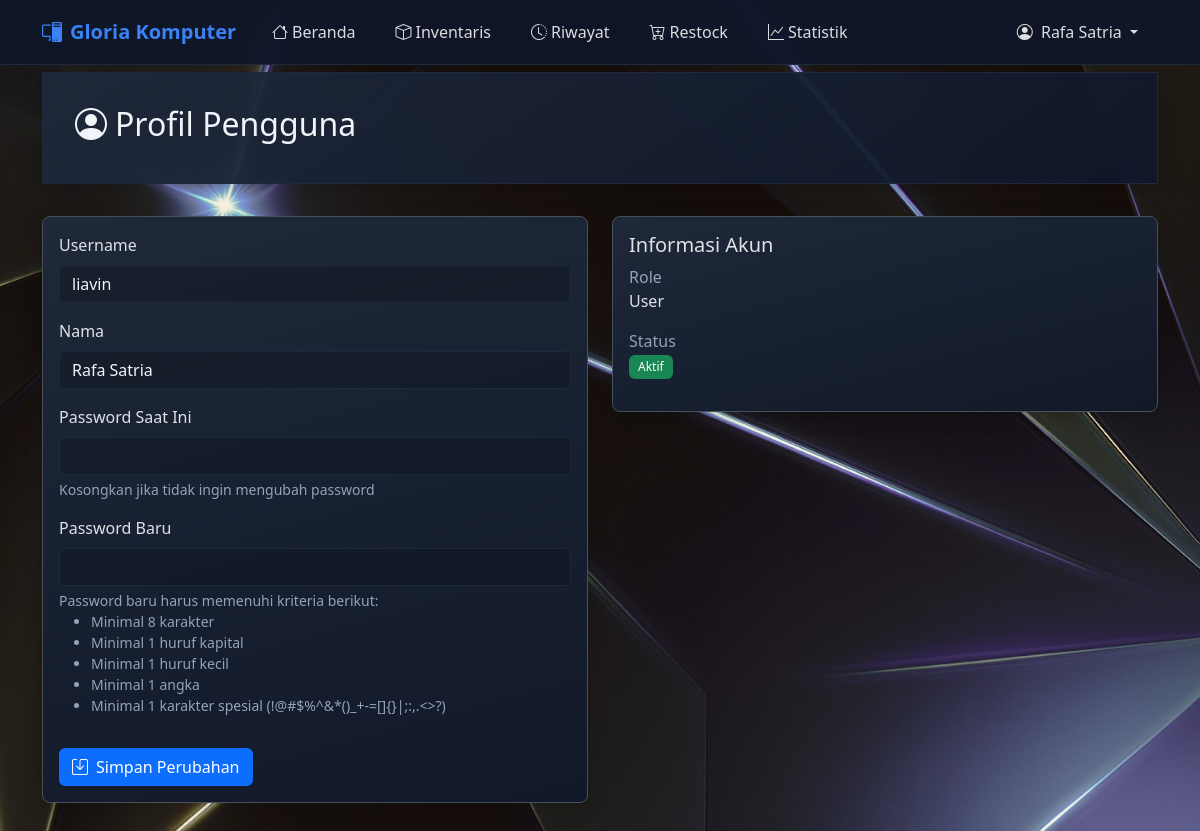
The app's page /profile (signed in) with its own data.
### app/src/models/user.py (models this page shows, shortened)
class User(UserMixin, db.Model):
    id = db.Column(db.Integer, primary_key=True)
    username = db.Column(db.String(80), unique=True, nullable=False)
    name = db.Column(db.String(100))
    password_hash = db.Column(db.String(200))
    role = db.Column(db.String(20), default='user')  # admin or user
    is_active = db.Column(db.Boolean, default=True)

### app/src/routes/auth.py (the view, shortened to what this page needs)
@auth.route('/profile', methods=['GET', 'POST'])
@login_required
def profile():
    return render_template('auth/profile.html')

### app/src/templates/auth/profile.html (shortened to what this page needs)
{% extends "base.html" %}
{% block content %}
<div class="section-header mb-4 fade-in">
    <div class="d-flex justify-content-between align-items-center">
        <h2><i class="bi bi-person-circle me-2"></i>Profil Pengguna</h2>
    </div>
</div>
<div class="row">
    <div class="col-md-6">
        <div class="card bg-dark border hover-shadow fade-in">
            <div class="card-body">
                <form method="POST" class="needs-validation" novalidate>
                    <div class="mb-3">
                        <label for="username" class="form-label">Username</label>
                        <input type="text" class="form-control" value="{{ current_user.username }}" readonly>
                    </div>
                    <div class="mb-3">
                        <label for="name" class="form-label">Nama</label>
                        <input type="text" class="form-control" id="name" name="name"
                               value="{{ current_user.name or '' }}" required>
                    </div>
                    <div class="mb-3">
                        <label for="current_password" class="form-label">Password Saat Ini</label>
                        <input type="password" class="form-control" id="current_password" name="current_password">
                        <div class="form-text text-muted">
                            Kosongkan jika tidak ingin mengubah password
                        </div>
                    </div>
                      <div class="mb-4">
                        <label for="new_password" class="form-label">Password Baru</label>
                        <input type="password" class="form-control" id="new_password" name="new_password"
                               pattern="^(?=.*[a-z])(?=.*[A-Z])(?=.*\d)(?=.*[!@#$%^&*()_+\-=\[\]{};:,.<>?]).{8,}$">
                        <div class="form-text text-muted small">
                            Password baru harus memenuhi kriteria berikut:
                            <ul class="mb-0">
                                <li>Minimal 8 karakter</li>
                                <li>Minimal 1 huruf kapital</li>
                                <li>Minimal 1 huruf kecil</li>
                                <li>Minimal 1 angka</li>
                                <li>Minimal 1 karakter spesial (!@#$%^&*()_+-=[]{}|;:,.<>?)</li>
                            </ul>
                        </div>
                    </div>
                    <button type="submit" class="btn btn-primary">
                        <i class="bi bi-save me-2"></i>Simpan Perubahan
                    </button>
                </form>
            </div>
        </div>
    </div>
    <div class="col-md-6">
        <div class="card bg-dark border hover-shadow fade-in">
            <div class="card-body">
                <h5 class="card-title">Informasi Akun</h5>
                <div class="mb-3">
                    <label class="text-muted">Role</label>
                    <p>{{ current_user.role|title }}</p>
                </div>
                <div class="mb-3">
                    <label class="text-muted">Status</label>
                    <p>
                        {% if current_user.is_active %}
                        <span class="badge bg-success">Aktif</span>
                        {% else %}
                        <span class="badge bg-danger">Non-aktif</span>
                        {% endif %}
                    </p>
                </div>
            </div>
        </div>
    </div>
</div>
{% endblock %}

### app/src/templates/base.html (shortened to what this page needs)
<!DOCTYPE html>
<html lang="id" data-bs-theme="dark">
<head>
    <link href="https://cdn.jsdelivr.net/npm/bootstrap@5.3.2/dist/css/bootstrap.min.css" rel="stylesheet">
    <link href="https://cdn.jsdelivr.net/npm/bootstrap-icons@1.11.3/font/bootstrap-icons.css" rel="stylesheet">
    <link href="https://cdn.datatables.net/1.13.7/css/dataTables.bootstrap5.min.css" rel="stylesheet">
    <link href="https://cdn.datatables.net/buttons/2.4.2/css/buttons.bootstrap5.min.css" rel="stylesheet">
    <link rel="stylesheet" href="{{ url_for('static', filename='css/style.css') }}">
</head>
<body class="bg-body">
    <nav class="navbar navbar-expand-lg bg-dark navbar-dark fixed-top">
        <div class="container">
            <a class="navbar-brand" href="{{ url_for('main.index') }}">
                <i class="bi bi-pc-display me-2"></i>Gloria Komputer
            </a>
            <div class="collapse navbar-collapse" id="navbarNav">
                <ul class="navbar-nav me-auto">
                    {% if current_user.is_authenticated %}
                    <li class="nav-item">
                        <a class="nav-link {{ 'active' if request.endpoint and request.endpoint == 'main.index' }}"
                           href="{{ url_for('main.index') }}">
                            <i class="bi bi-house me-1"></i>Beranda
                        </a>
                    </li>
                    <li class="nav-item">                        <a class="nav-link {{ 'active' if request.endpoint and request.endpoint == 'main.inventory' }}"
                           href="{{ url_for('main.inventory') }}">
                            <i class="bi bi-box me-1"></i>Inventaris
                        </a>
                    </li>
                    <li class="nav-item">
                        <a class="nav-link {{ 'active' if request.endpoint and request.endpoint.startswith('history.') }}"
                           href="{{ url_for('history.history_list') }}">
                            <i class="bi bi-clock-history me-1"></i>Riwayat
                        </a>
                    </li>
                    <li class="nav-item">
                        <a class="nav-link {{ 'active' if request.endpoint and request.endpoint.startswith('restock.') }}"
                           href="{{ url_for('restock.restock_list') }}">
                            <i class="bi bi-cart-plus me-1"></i>Restock
                        </a>
                    </li>
                    <li class="nav-item">
                        <a class="nav-link {{ 'active' if request.endpoint and request.endpoint.startswith('statistics.') }}"
                           href="{{ url_for('statistics.index') }}">
                            <i class="bi bi-graph-up me-1"></i>Statistik
                        </a>
                    </li>
                    {% endif %}
                </ul>
                <ul class="navbar-nav">
                    {% if current_user.is_authenticated %}
                    <li class="nav-item dropdown">
                        <a class="nav-link dropdown-toggle" href="#" role="button" data-bs-toggle="dropdown">
                            <i class="bi bi-person-circle me-1"></i>
                            {{ current_user.name or current_user.username }}
                        </a>
                    </li>
                    {% else %}
                    <li class="nav-item">
                        <a class="nav-link" href="{{ url_for('auth.login') }}">
                            <i class="bi bi-box-arrow-in-right me-1"></i>Login
                        </a>
                    </li>
                    {% endif %}
                </ul>
            </div>
        </div>
    </nav>
    <main class="container mt-5 pt-4">
        {% block content %}{% endblock %}
    </main>
</body>
</html>

### app/src/static/css/style.css (style rules this page uses)
:root { --primary-color: #3b82f6; --primary-hover: #2563eb; --text-color: #f1f5f9; --text-muted: #94a3b8; --light-bg: #0f172a; --dark-bg: #020617; --border-color: #1e293b; --container-bg: rgba(15, 23, 42, 0.95); --navbar-bg: rgba(15, 23, 42, 0.95); --metallic-bg: linear-gradient(165deg, rgba(30, 41, 59, 0.9) 0%, rgba(15, 23, 42, 0.9) 100%); --metallic-card: linear-gradient(145deg, rgba(30, 41, 59, 0.95) 0%, rgba(15, 23, 42, 0.95) 100%); --card-shadow: 0 4px 20px rgba(0, 0, 0, 0.2); --hover-shadow: 0 8px 30px rgba(0, 0, 0, 0.3); }
body { background-image: url('../image/bg.jpg'); background-size: cover; background-position: center; background-attachment: fixed; background-repeat: no-repeat; color: var(--text-color); min-height: 100vh; }
.navbar { background: rgba(15, 23, 42, 0.95) !important; backdrop-filter: blur(10px); border-bottom: 1px solid var(--border-color); margin-bottom: 1rem; }
.navbar-brand { font-weight: 600; font-size: 1.25rem; color: var(--primary-color); }
.nav-link { color: var(--text-color); font-weight: 500; padding: 0.5rem 1rem; border-radius: var(--border-radius); transition: var(--transition); }
.navbar-dark .navbar-nav .nav-link { color: rgba(255, 255, 255, 0.85); transition: var(--transition); padding: 0.75rem 1rem; margin: 0 0.25rem; border-radius: 0.5rem; }
.navbar-dark .navbar-brand { color: var(--primary-color); font-weight: 600; }
.section-header { background: var(--metallic-card); border-radius: var(--border-radius); padding: 2rem; margin-bottom: 2rem; box-shadow: var(--card-shadow); border: 1px solid var(--border-color); position: relative; }
.card { background: var(--metallic-bg); border: 1px solid var(--border-color); border-radius: 0.5rem; box-shadow: var(--card-shadow); transition: all 0.3s ease; overflow: hidden; backdrop-filter: blur(10px); }
.hover-shadow { transition: box-shadow 0.3s ease; }
.card { border-radius: 15px; border: 1px solid rgba(255, 255, 255, 0.1); background: linear-gradient(145deg, var(--bs-dark) 0%, var(--bs-dark-bg-subtle) 100%); }
.fade-in { animation: fadeIn 0.5s ease-in-out; }
.badge { padding: 0.5em 0.75em; font-weight: 500; }
.form-control, .form-select { background: rgba(0, 0, 0, 0.2); border: 1px solid var(--border-color); color: var(--text-color); transition: all 0.2s ease; }
.text-muted { color: var(--text-muted) !important; }
.mb-4 { margin-bottom: 2rem !important; }
.card { transition: transform 0.2s ease-in-out; }
.form-control, .form-select { transition: border-color 0.2s ease-in-out; }
.badge { font-weight: 500; padding: 0.5em 0.75em; }

### records on screen
User: name "Rafa Satria", username "liavin", role "User"
